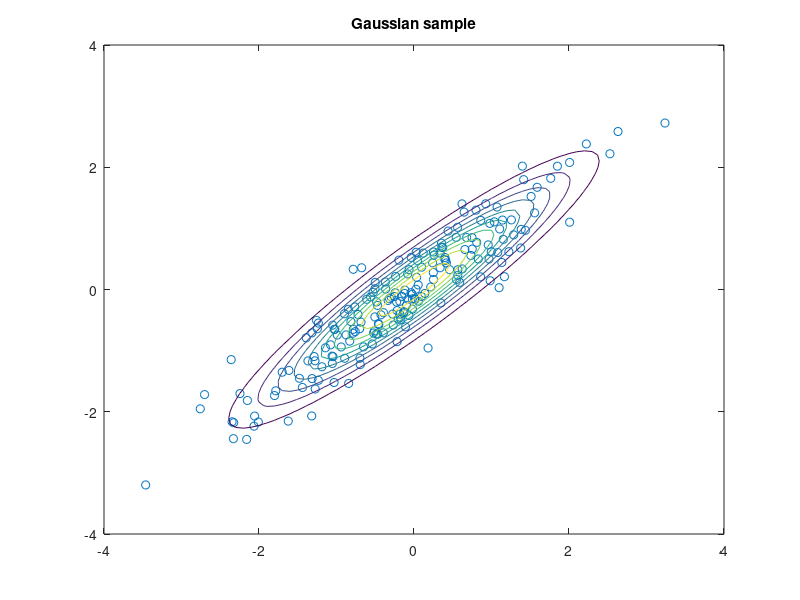
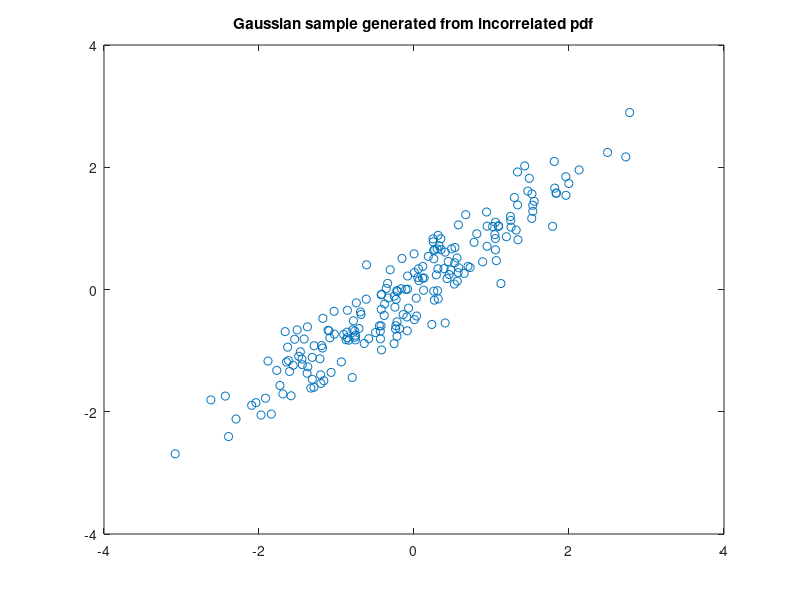
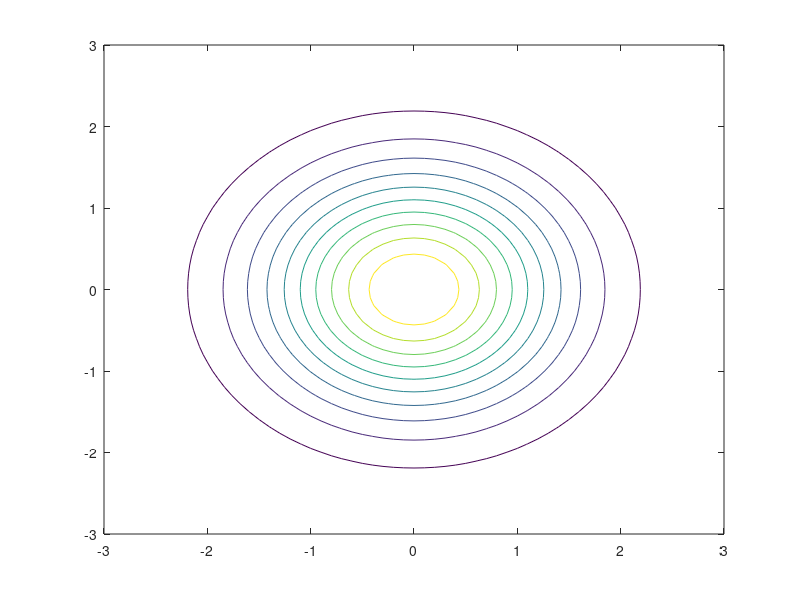
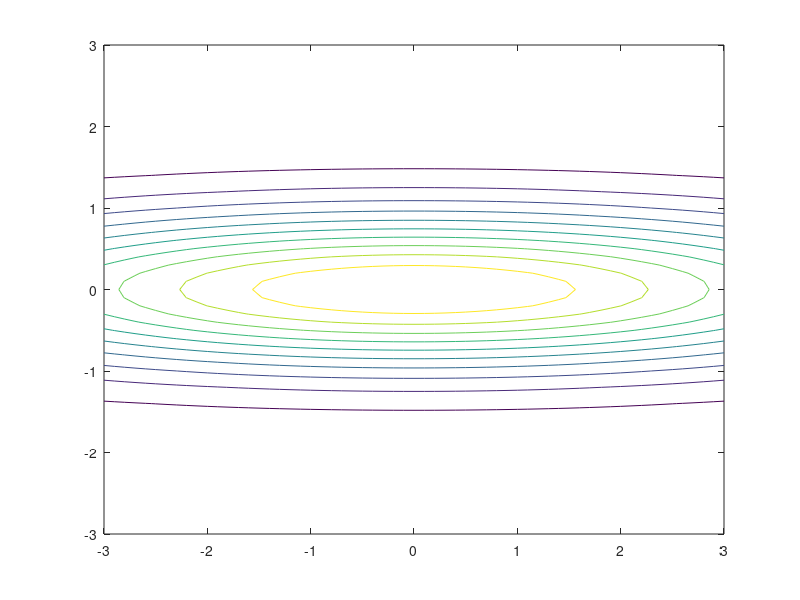

Source code (MATLAB) for these figures, in order:
%Generate a gauusian 
close all
N=200;
X=randn(2,N);
%Correlate it
X=[[1,0.5]*X;[1,0.1]*X];
plot(X(1,:),X(2,:),'o')
title('Gaussian sample')
axis([-4 4 -4 4])
pause
R=X*X'/N;
[Q,l]=eig(R)

Y=randn(2,N);
for i=1:N
    Z(:,i)=Q*sqrt(l)*Y(:,i);
end
figure(2)
plot(Z(1,:),Z(2,:),'o')
title('Gaussian sample generated from incorrelated pdf')
axis([-4 4 -4 4])
pause

binx=-3:0.1:3;
biny=-3:0.1:3;
x1=repmat(binx,length(biny),1);
x2=repmat(biny,length(binx),1)';

PDF=1/sqrt(2*pi)*exp(-(x1.^2+x2.^2)/2);
figure(3)
contour(x1,x2,PDF)
pause
PDF=1/sqrt(2*pi)*exp(-(x1.^2*l(1,1)+x2.^2*l(2,2))/2);
figure(4)
contour(x1,x2,PDF)
pause
X=[x1(:) x2(:)];
X=X*Q*sqrt(l^(-1));
x1_=buffer(X(:,1),sqrt(size(X,1)),0,'nodelay');
x2_=buffer(X(:,2),sqrt(size(X,1)),0,'nodelay');
PDF=1/sqrt(2*pi)*exp(-(x1_.^2+x2_.^2)/2);
figure(1)
hold on
contour(x1,x2,PDF)
hold off
